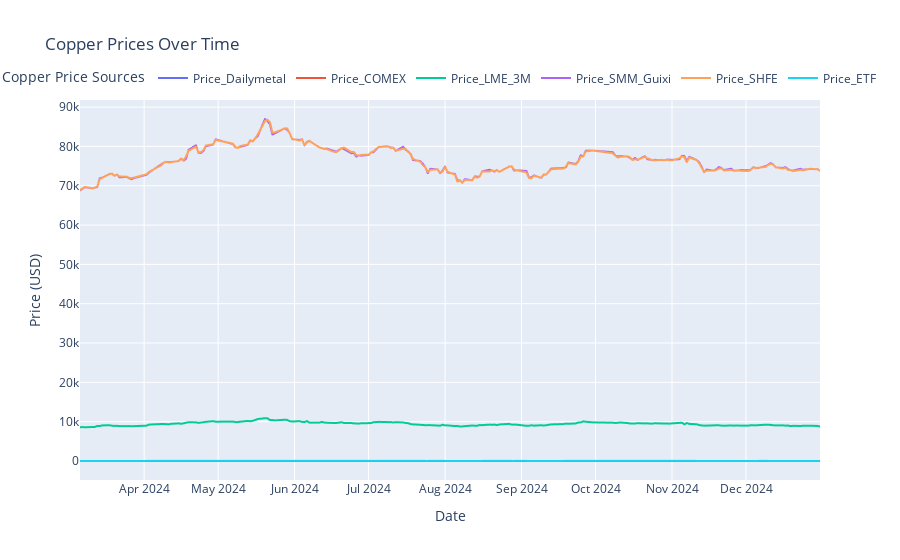

The notebook cell this image was saved under:
### Markdown cell above
## Include the ETF

### Code cell
dfcu_merged = pd.merge(dfcu_merged, dfcu6[['Date', 'Price']], on='Date', how='inner')
dfcu_merged = dfcu_merged.rename(columns={'Price': 'Price_ETF'})
# Convert all price columns to float
dfcu_merged['Price_Dailymetal'] = dfcu_merged['Price_ETF'].astype(float)

fig_copper = px.line(dfcu_merged, x='Date', y=['Price_Dailymetal', 'Price_COMEX', 'Price_LME_3M', 'Price_SMM_Guixi', 'Price_SHFE', 'Price_ETF'],
                      labels={'value': 'Price (USD/lb)', 'variable': 'Copper Price'},
                      title='Copper Prices Over Time')
fig_copper.update_layout(
    xaxis_title='Date',
    yaxis_title='Price (USD)',
    legend_title_text='Copper Price Sources',
    legend=dict(
        orientation="h",
        yanchor="bottom",
        y=1.02,
        xanchor="right",
        x=1
    )
)
fig_copper.show()

### Figure 1 — Plotly figure (JSON) as saved in the notebook; plotly's stock layout.template omitted (floating-point values rounded to 4 significant figures; data arrays with more than 128 entries replaced by an {"elided": "..."} marker saying what was removed)
{"data": [{"hovertemplate": "Copper Price=Price_Dailymetal<br>Date=%{x}<br>Price (USD/lb)=%{y}<extra></extra>", "legendgroup": "Price_Dailymetal", "line": {"color": "#636efa", "dash": "solid"}, "marker": {"symbol": "circle"}, "mode": "lines", "name": "Price_Dailymetal", "showlegend": true, "type": "scattergl", "x": {"elided": "191 str values"}, "xaxis": "x", "y": {"elided": "191 float values"}, "yaxis": "y"}, {"hovertemplate": "Copper Price=Price_COMEX<br>Date=%{x}<br>Price (USD/lb)=%{y}<extra></extra>", "legendgroup": "Price_COMEX", "line": {"color": "#EF553B", "dash": "solid"}, "marker": {"symbol": "circle"}, "mode": "lines", "name": "Price_COMEX", "showlegend": true, "type": "scattergl", "x": {"elided": "191 str values"}, "xaxis": "x", "y": {"elided": "191 float values"}, "yaxis": "y"}, {"hovertemplate": "Copper Price=Price_LME_3M<br>Date=%{x}<br>Price (USD/lb)=%{y}<extra></extra>", "legendgroup": "Price_LME_3M", "line": {"color": "#00cc96", "dash": "solid"}, "marker": {"symbol": "circle"}, "mode": "lines", "name": "Price_LME_3M", "showlegend": true, "type": "scattergl", "x": {"elided": "191 str values"}, "xaxis": "x", "y": {"elided": "191 float values"}, "yaxis": "y"}, {"hovertemplate": "Copper Price=Price_SMM_Guixi<br>Date=%{x}<br>Price (USD/lb)=%{y}<extra></extra>", "legendgroup": "Price_SMM_Guixi", "line": {"color": "#ab63fa", "dash": "solid"}, "marker": {"symbol": "circle"}, "mode": "lines", "name": "Price_SMM_Guixi", "showlegend": true, "type": "scattergl", "x": {"elided": "191 str values"}, "xaxis": "x", "y": {"elided": "191 int values"}, "yaxis": "y"}, {"hovertemplate": "Copper Price=Price_SHFE<br>Date=%{x}<br>Price (USD/lb)=%{y}<extra></extra>", "legendgroup": "Price_SHFE", "line": {"color": "#FFA15A", "dash": "solid"}, "marker": {"symbol": "circle"}, "mode": "lines", "name": "Price_SHFE", "showlegend": true, "type": "scattergl", "x": {"elided": "191 str values"}, "xaxis": "x", "y": {"elided": "191 int values"}, "yaxis": "y"}, {"hovertemplate": "Copper Price=Price_ETF<br>Date=%{x}<br>Price (USD/lb)=%{y}<extra></extra>", "legendgroup": "Price_ETF", "line": {"color": "#19d3f3", "dash": "solid"}, "marker": {"symbol": "circle"}, "mode": "lines", "name": "Price_ETF", "showlegend": true, "type": "scattergl", "x": {"elided": "191 str values"}, "xaxis": "x", "y": {"elided": "191 float values"}, "yaxis": "y"}], "layout": {"legend": {"orientation": "h", "title": {"text": "Copper Price Sources"}, "tracegroupgap": 0, "x": 1, "xanchor": "right", "y": 1.02, "yanchor": "bottom"}, "title": {"text": "Copper Prices Over Time"}, "xaxis": {"anchor": "y", "domain": [0, 1], "title": {"text": "Date"}}, "yaxis": {"anchor": "x", "domain": [0, 1], "title": {"text": "Price (USD)"}}}}
